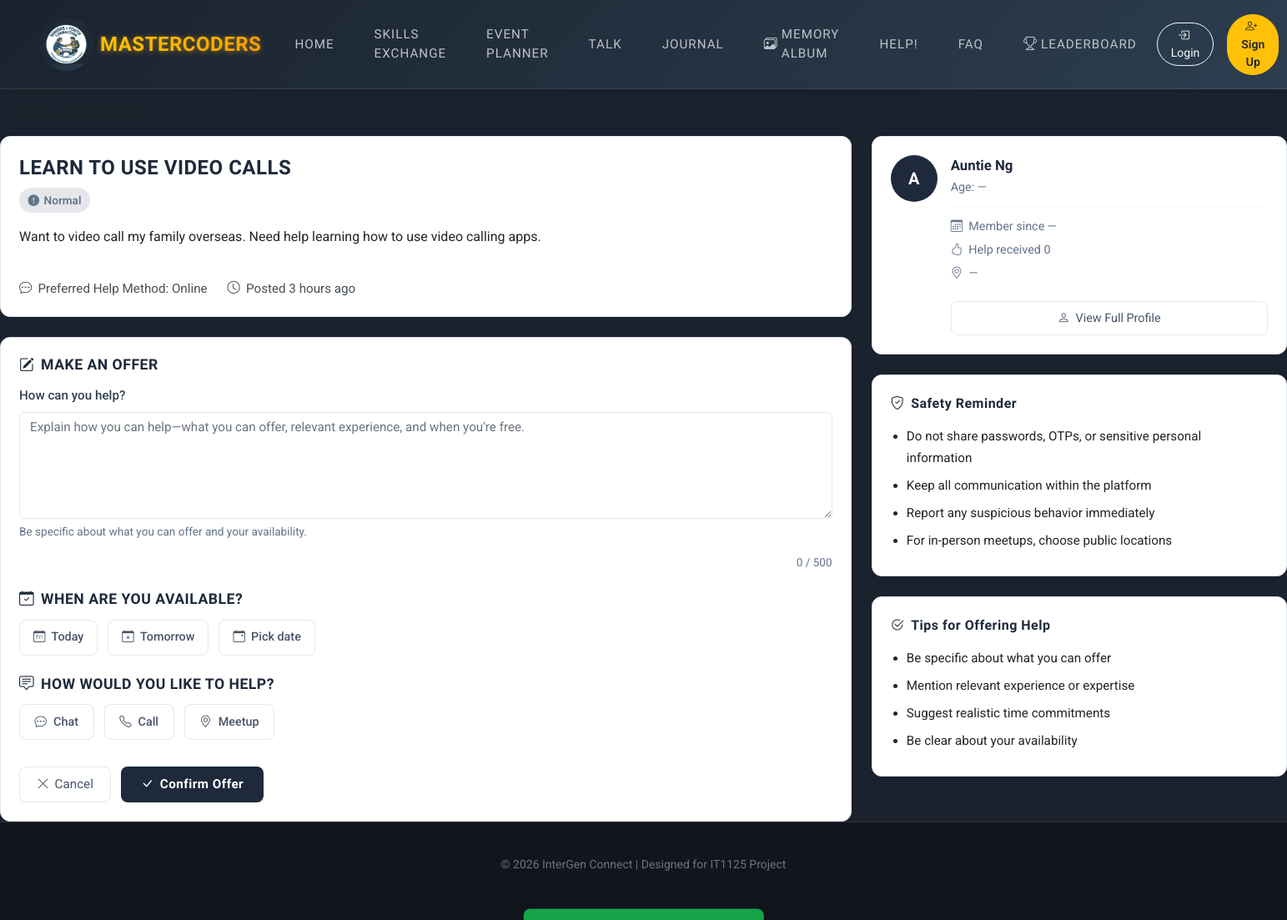
/help/36, run on the app's committed database.
### tables this page shows
CREATE TABLE help_requests (
            id INTEGER PRIMARY KEY AUTOINCREMENT,
            title TEXT NOT NULL,
            description TEXT NOT NULL,
            category TEXT,
            preferred_help_method TEXT,
            mode TEXT,
            time_needed TEXT,
            urgency TEXT,
            posted_by TEXT,
            time_ago TEXT,
            status TEXT DEFAULT 'Open'
        , user_id INTEGER, accepted_offer_id INTEGER);

### app.py (the view)
@app.route('/help/<int:request_id>')
def help_detail(request_id):
    conn = sqlite3.connect(os.path.join(basedir, "project.db"))
    conn.row_factory = sqlite3.Row
    cursor = conn.cursor()
    cursor.execute("SELECT * FROM help_requests WHERE id = ?", (request_id,))
    help_request = cursor.fetchone()
    if help_request is None:
        conn.close()
        return "Help request not found", 404
    cursor.execute(
        "SELECT id, help_request_id, offer_text, availability, help_mode, user_id FROM help_offers WHERE help_request_id = ? ORDER BY id DESC",
        (request_id,)
    )
    offers = [dict(row) for row in cursor.fetchall()]
    for o in offers:
        o['help_method'] = o.get('help_mode', '—')
    conn.close()
    help_req_dict = dict(help_request)
    req_user_id = help_req_dict.get('user_id')
    current_user_id = session.get('user_id')
    is_request_owner = bool(current_user_id and req_user_id is not None and current_user_id == req_user_id)
    accepted_offer_user_id = None
    if help_req_dict.get("status") == "Resolved" and help_req_dict.get("accepted_offer_id"):
        for o in offers:
            if o.get("id") == help_req_dict.get("accepted_offer_id"):
                accepted_offer_user_id = o.get("user_id")
                break
    return render_template(
        "help_detail.html",
        help_request=help_req_dict,
        offers=offers,
        is_request_owner=is_request_owner,
        accepted_offer_user_id=accepted_offer_user_id,
        resolved=request.args.get("resolved")
    )

### app.py (called while the page is built)
def get_logged_in_user():
    if 'user_id' in session:
        user = User.query.get(session['user_id'])
        if user is None:
            session.clear()
            return None
        return user
    return None

@app.context_processor
def inject_auth():
    user = get_logged_in_user()
    profile = get_logged_in_profile() if user else None
    notification_count = get_unread_notification_count(user.id) if user else 0
    current_name_style = (profile.name_style or 'default') if profile else 'default'
    return dict(
        current_user=user, current_profile=profile, notification_count=notification_count,
        current_name_style=current_name_style, get_name_style=get_name_style_for_user
    )

### templates/help_detail.html (shortened to what this page needs)
{% extends "base.html" %}
{% block content %}
<link rel="stylesheet" href="https://cdn.jsdelivr.net/npm/bootstrap-icons@1.11.1/font/bootstrap-icons.css">
<a href="{{ url_for('help_requests') }}" class="text-decoration-none mb-3 d-inline-block text-dark"><i class="bi bi-arrow-left"></i> Back to Help Requests</a>
<div class="row detail-page g-4">
  <div class="col-lg-8">
    <div class="card-box request-card">
      <div class="d-flex justify-content-between align-items-start flex-wrap gap-2">
        <div>
          <h1 class="request-title">{{ help_request.title }}</h1>
          <span class="urgency-badge {{ (help_request.urgency or 'Normal')|lower }}">
            <i class="bi bi-exclamation-circle-fill"></i>{{ help_request.urgency or 'Normal' }}
          </span>
        </div>
      </div>
      <p class="request-desc">{{ help_request.description }}</p>
      <hr class="detail-divider">
      <div class="request-meta">
        <span><i class="bi bi-chat-dots"></i> Preferred Help Method: {{ help_request.preferred_help_method or help_request.preferred_method or help_request.mode or '—' }}</span>
        <span><i class="bi bi-clock"></i> Posted {{ help_request.time_ago or 'recently' }}</span>
      </div>
    </div>
    <div class="card-box offer-card">
      {% if (help_request.status or '') == 'Resolved' %}
      <p class="resolved-message"><i class="bi bi-check-circle"></i> This help request has been resolved and is no longer accepting offers.</p>
      {% else %}
      <h2 class="form-section-title"><i class="bi bi-pencil-square"></i> Make an Offer</h2>
      <form method="POST" action="{{ url_for('submit_offer', id=help_request.id) }}" id="offerForm">
        <div class="form-group">
          <label class="form-label" for="offerText">How can you help?</label>
          <textarea name="offer_text" id="offerText" class="form-control" rows="5" maxlength="500" placeholder="Explain how you can help—what you can offer, relevant experience, and when you're free." required></textarea>
          <p class="form-text">Be specific about what you can offer and your availability.</p>
          <div class="char-count" id="charCounter">0 / 500</div>
        </div>
        <h3 class="form-section-title"><i class="bi bi-calendar-check"></i> When are you available?</h3>
        <div class="form-group">
          <div class="availability-btns">
            <label>
              <span class="avail-btn"><i class="bi bi-calendar-day"></i> Today</span>
            </label>
            <label>
              <span class="avail-btn"><i class="bi bi-calendar-plus"></i> Tomorrow</span>
            </label>
            <div class="date-input-wrap" id="dateInputWrap">
              <button type="button" class="pick-date-btn" id="pickDateBtn"><i class="bi bi-calendar-event"></i> <span id="pickDateLabel">Pick date</span></button>
            </div>
          </div>
        </div>
        <h3 class="form-section-title"><i class="bi bi-chat-square-text"></i> How would you like to help?</h3>
        <div class="form-group">
          <div class="help-method-btns">
            <label>
              <span class="method-btn"><i class="bi bi-chat-dots"></i> Chat</span>
            </label>
            <label>
              <span class="method-btn"><i class="bi bi-telephone"></i> Call</span>
            </label>
            <label>
              <span class="method-btn"><i class="bi bi-geo-alt"></i> Meetup</span>
            </label>
          </div>
        </div>
        <div class="form-actions">
          <a href="{{ url_for('help_requests') }}" class="btn-cancel"><i class="bi bi-x-lg"></i> Cancel</a>
          <button type="submit" class="btn-submit"><i class="bi bi-check-lg"></i> Confirm Offer</button>
        </div>
      </form>
      {% endif %}
    </div>
  </div>
  <div class="col-lg-4 sidebar-col">
    <div class="card-box profile-card">
      <div class="d-flex align-items-start gap-3">
        <div class="profile-avatar">{{ (help_request.posted_by or '?')[:1]|upper }}</div>
        <div class="flex-grow-1">
          <div class="profile-name">{{ help_request.posted_by or 'Community Member' }}</div>
          <div class="profile-age">Age: {{ help_request.age | default('—') }}</div>
          <hr class="profile-divider">
          <div class="profile-row"><i class="bi bi-calendar3"></i> Member since {{ help_request.member_since | default('—') }}</div>
          <div class="profile-row"><i class="bi bi-hand-thumbs-up"></i> Help received {{ help_request.help_received | default('0') }}</div>
          <div class="profile-row"><i class="bi bi-geo-alt"></i> {{ help_request.location | default('—') }}</div>
          <a href="#" class="btn-view" id="btnViewProfile" role="button"><i class="bi bi-person"></i> View Full Profile</a>
        </div>
      </div>
    </div>
    <div class="card-box side-card">
      <div class="side-card-title"><i class="bi bi-shield-check"></i> Safety Reminder</div>
      <ul>
        <li>Do not share passwords, OTPs, or sensitive personal information</li>
        <li>Keep all communication within the platform</li>
        <li>Report any suspicious behavior immediately</li>
        <li>For in-person meetups, choose public locations</li>
      </ul>
    </div>
    <div class="card-box side-card">
      <div class="side-card-title"><i class="bi bi-check2-circle"></i> Tips for Offering Help</div>
      <ul>
        <li>Be specific about what you can offer</li>
        <li>Mention relevant experience or expertise</li>
        <li>Suggest realistic time commitments</li>
        <li>Be clear about your availability</li>
      </ul>
    </div>
  </div>
</div>
<div id="toastResolved" class="toast-resolved" aria-live="polite" role="status" data-show-on-load="{{ '1' if resolved else '' }}"> Help request marked as resolved</div>
{% endblock %}

### static/css/styles.css (style rules this page uses)
html { scroll-behavior: smooth; }
body { background-color: #1a222d; color: #f0f0f0; font-family: 'Roboto', sans-serif; min-height: 100vh; display: flex; flex-direction: column; }
h1, h2, h3, h4, h5, .brand-text, .nav-link { font-family: 'Oswald', sans-serif; text-transform: uppercase; letter-spacing: 1px; }
:root { --theme-dark: #1a222d; --theme-darker: #11161d; --theme-accent: #ffc107; --theme-accent-alt: #ff9800; --theme-light-text: #f0f0f0; --theme-muted: #6c757d; --theme-card-text: #1a222d; --theme-font-heading: 'Oswald', sans-serif; --theme-font-body: 'Roboto', sans-serif; }
h1, h2, h3, h4, h5, h6, .font-oswald, .card-title, .page-title, .modal-title, .event-form-page h1, .event-form-page h2, .event-form-page h3, .events-page h1, .events-page h2, .events-page h3, .events-page h4, .side-card-title, .form-section-title, .request-title { font-family: var(--theme-font-heading) !important; font-weight: 600 !important; letter-spacing: 0.5px; }
p, span, label, li, td, th, .form-label, .form-control, .form-select, textarea, .card-text, .modal-body, .request-desc, .request-meta, .event-form-page, .events-page, .detail-page, .journal-page, .faq-page, .create-form-wrapper { font-family: var(--theme-font-body) !important; }
.detail-page, .faq-page, .event-card, .event-form-card, .card, .card-box, .form-card, .journal-page, .journal-card { color: var(--theme-card-text) !important; }
.chat-page-wrapper, .detail-page, .create-form-wrapper { font-family: var(--theme-font-body) !important; color: var(--theme-card-text); }
input, select, textarea, .form-control, .form-select { font-family: var(--theme-font-body) !important; color: var(--theme-card-text) !important; background-color: #ffffff !important; }
input::placeholder, textarea::placeholder { color: var(--theme-muted) !important; }
.btn-dark, .btn-primary, .btn-resolve, .btn-submit, .btn-accept, .btn-dark i, .btn-primary i, .btn-resolve i, .btn-submit i, .btn-accept i { color: #ffffff !important; font-family: var(--theme-font-heading) !important; font-weight: 600 !important; letter-spacing: 0.5px; }

### data on the page
help_requests: title "LEARN TO USE VIDEO CALLS", urgency "Normal", description "Want to video call my family overseas. Need help learning how to use video calling apps.", preferred_help_method "Online", time_ago "3 hours ago", posted_by "A", posted_by "Auntie Ng"

### other printed values
{{ help_request.age | default('—') }} "—"
{{ help_request.member_since | default('—') }} "—"
{{ help_request.help_received | default('0') }} "0"
{{ help_request.location | default('—') }} "—"
